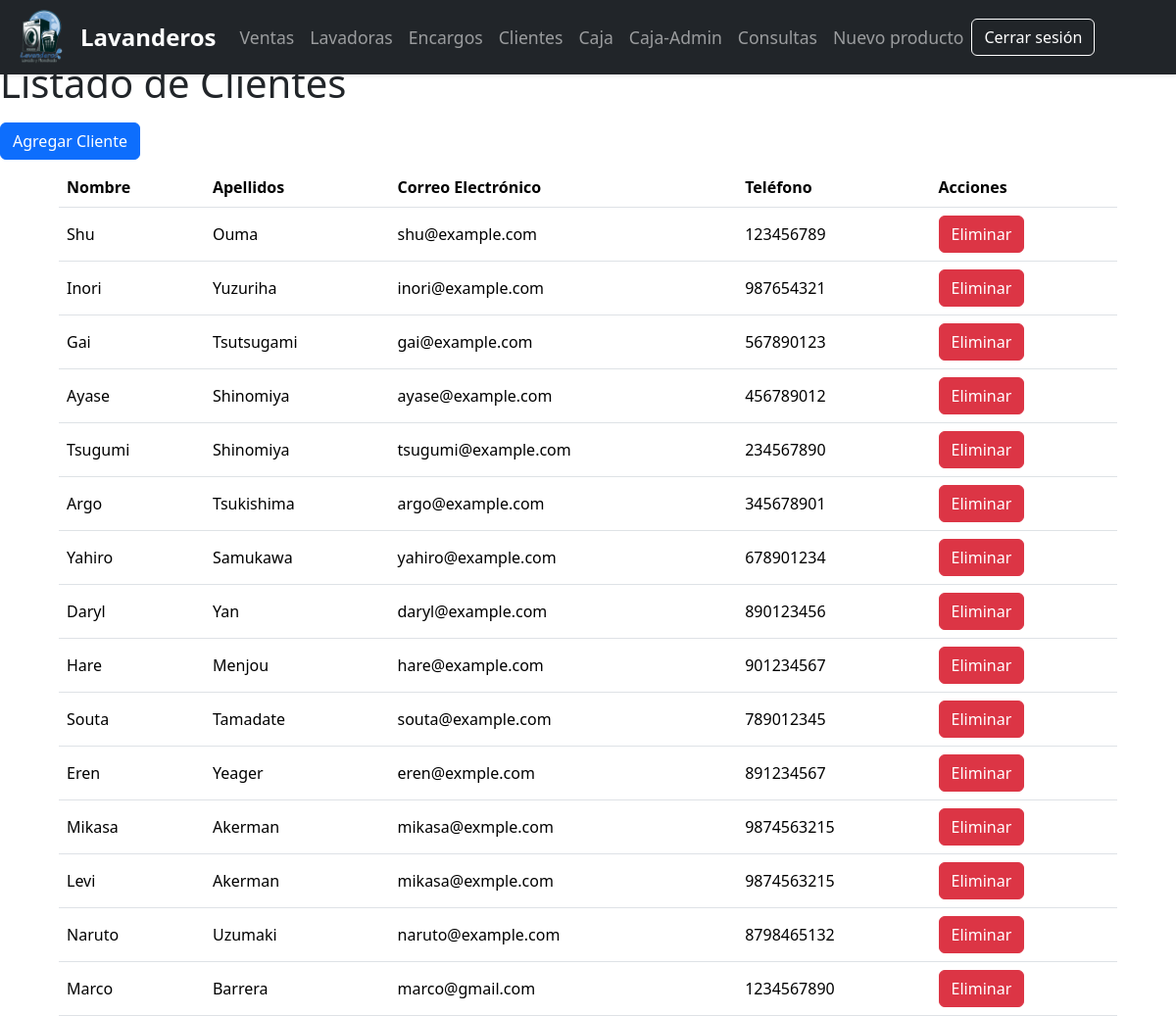
The app's page /clientes/ (signed in) with its own data.
### pos/models.py (models this page shows, shortened)
class Cliente(models.Model):
    nombre = models.CharField(max_length=100)
    apellidos = models.CharField(max_length=100)
    telefono = models.CharField(max_length=15)
    correo = models.EmailField(max_length=100)

### pos/views.py (the view)
# urls.py: path('clientes/', views.clientes, name='clientes'),
@login_required
def clientes(request):
    clientes = Cliente.objects.all()
    return render(request, 'clientes.html', {'clientes': clientes})

### pos/templates/clientes.html (shortened to what this page needs)
<!DOCTYPE html>
<html lang="es">
<head>
</head>
<body>
    {%include 'layouts/navbar.html'%}
    <h1 class="mt-7">Listado de Clientes</h1>
    <button id="btnMostrarFormulario" class="btn btn-primary mt-2 mb-2">Agregar Cliente</button>
    <table class="table" style="width: 90%; margin: 0 auto;" id="tabla_clientes">
        <thead>
            <tr>
                <th>Nombre</th>
                <th>Apellidos</th>
                <th>Correo Electrónico</th>
                <th>Teléfono</th>
                <th>Acciones</th>
            </tr>
        </thead>
        <tbody>
            {% for cliente in clientes %}
            <tr>
                <td>{{ cliente.nombre }}</td>
                <td>{{ cliente.apellidos }}</td>
                <td>{{ cliente.correo }}</td>
                <td>{{ cliente.telefono }}</td>
                <td>
                    <button class="btn-eliminar btn btn-danger" data-id="{{ cliente.id }}">Eliminar</button>
                </td>
            </tr>
            {% endfor %}
        </tbody>
    </table>
</body>
</html>

### pos/templates/clientes.html (style rules this page uses)
.mt-7, .my-7 { margin-top: 3.8rem !important; }
.table th, .table td { vertical-align: middle; }

### pos/templates/layouts/navbar.html (style rules this page uses)
.mt-7, .my-7 { margin-top: 3.8rem !important; }

### records on screen
Cliente: nombre "Shu", apellidos "Ouma", correo "shu@example.com", telefono "123456789"
Cliente: nombre "Inori", apellidos "Yuzuriha", correo "inori@example.com", telefono "987654321"
Cliente: nombre "Gai", apellidos "Tsutsugami", correo "gai@example.com", telefono "567890123"
Cliente: nombre "Ayase", apellidos "Shinomiya", correo "ayase@example.com", telefono "456789012"
Cliente: nombre "Tsugumi", apellidos "Shinomiya", correo "tsugumi@example.com", telefono "234567890"
Cliente: nombre "Argo", apellidos "Tsukishima", correo "argo@example.com", telefono "345678901"
Cliente: nombre "Yahiro", apellidos "Samukawa", correo "yahiro@example.com", telefono "678901234"
Cliente: nombre "Daryl", apellidos "Yan", correo "daryl@example.com", telefono "890123456"
Cliente: nombre "Hare", apellidos "Menjou", correo "hare@example.com", telefono "901234567"
Cliente: nombre "Souta", apellidos "Tamadate", correo "souta@example.com", telefono "789012345"
Cliente: nombre "Eren", apellidos "Yeager", correo "eren@exmple.com", telefono "891234567"
Cliente: nombre "Mikasa", apellidos "Akerman", correo "mikasa@exmple.com", telefono "9874563215"
Cliente: nombre "Levi", apellidos "Akerman", correo "mikasa@exmple.com", telefono "9874563215"
Cliente: nombre "Naruto", apellidos "Uzumaki", correo "naruto@example.com", telefono "8798465132"
Cliente: nombre "Marco", apellidos "Barrera", correo "marco@gmail.com", telefono "1234567890"
